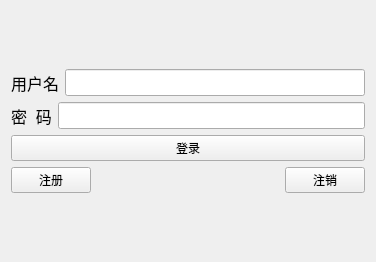
<?xml version="1.0" encoding="UTF-8"?>
<ui version="4.0">
 <class>TcpClient</class>
 <widget class="QWidget" name="TcpClient">
  <property name="geometry">
   <rect>
    <x>0</x>
    <y>0</y>
    <width>376</width>
    <height>262</height>
   </rect>
  </property>
  <property name="windowTitle">
   <string>TcpClient</string>
  </property>
  <layout class="QVBoxLayout" name="verticalLayout_2">
   <item>
    <layout class="QVBoxLayout" name="verticalLayout">
     <item>
      <layout class="QHBoxLayout" name="horizontalLayout">
       <item>
        <widget class="QLabel" name="name_lab">
         <property name="font">
          <font>
           <pointsize>12</pointsize>
          </font>
         </property>
         <property name="text">
          <string>用户名</string>
         </property>
        </widget>
       </item>
       <item>
        <widget class="QLineEdit" name="name_le">
         <property name="font">
          <font>
           <pointsize>12</pointsize>
          </font>
         </property>
        </widget>
       </item>
      </layout>
     </item>
     <item>
      <layout class="QHBoxLayout" name="horizontalLayout_2">
       <item>
        <widget class="QLabel" name="pwd_lab">
         <property name="font">
          <font>
           <pointsize>12</pointsize>
          </font>
         </property>
         <property name="text">
          <string>密  码</string>
         </property>
        </widget>
       </item>
       <item>
        <widget class="QLineEdit" name="pwd_le">
         <property name="font">
          <font>
           <pointsize>12</pointsize>
          </font>
         </property>
         <property name="echoMode">
          <enum>QLineEdit::Password</enum>
         </property>
        </widget>
       </item>
      </layout>
     </item>
     <item>
      <widget class="QPushButton" name="login_pb">
       <property name="text">
        <string>登录</string>
       </property>
      </widget>
     </item>
     <item>
      <layout class="QHBoxLayout" name="horizontalLayout_3">
       <item>
        <widget class="QPushButton" name="regist_pd">
         <property name="text">
          <string>注册</string>
         </property>
        </widget>
       </item>
       <item>
        <spacer name="horizontalSpacer">
         <property name="orientation">
          <enum>Qt::Horizontal</enum>
         </property>
         <property name="sizeHint" stdset="0">
          <size>
           <width>40</width>
           <height>20</height>
          </size>
         </property>
        </spacer>
       </item>
       <item>
        <widget class="QPushButton" name="cancel_pb">
         <property name="text">
          <string>注销</string>
         </property>
        </widget>
       </item>
      </layout>
     </item>
    </layout>
   </item>
  </layout>
 </widget>
 <resources/>
 <connections/>
</ui>
